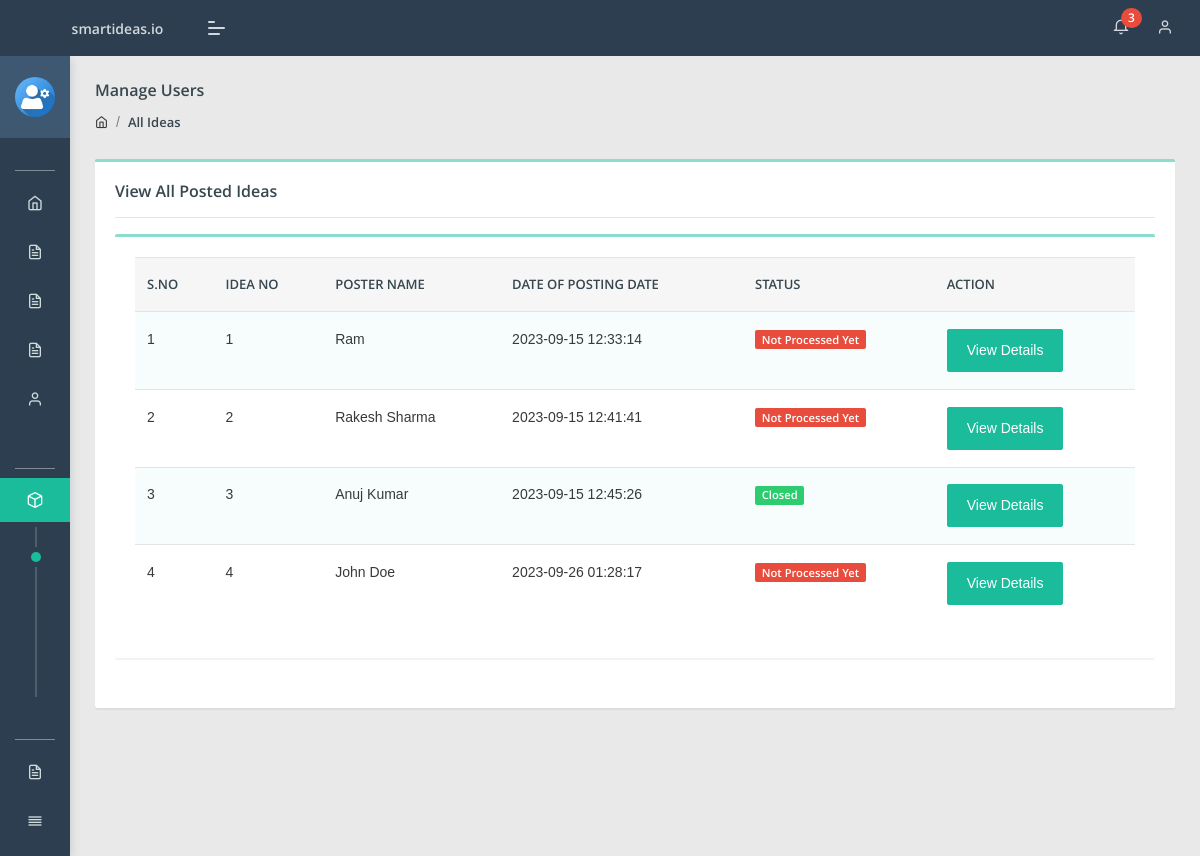
Page /admin/all-complaint.php (signed in) on the earlier database version.
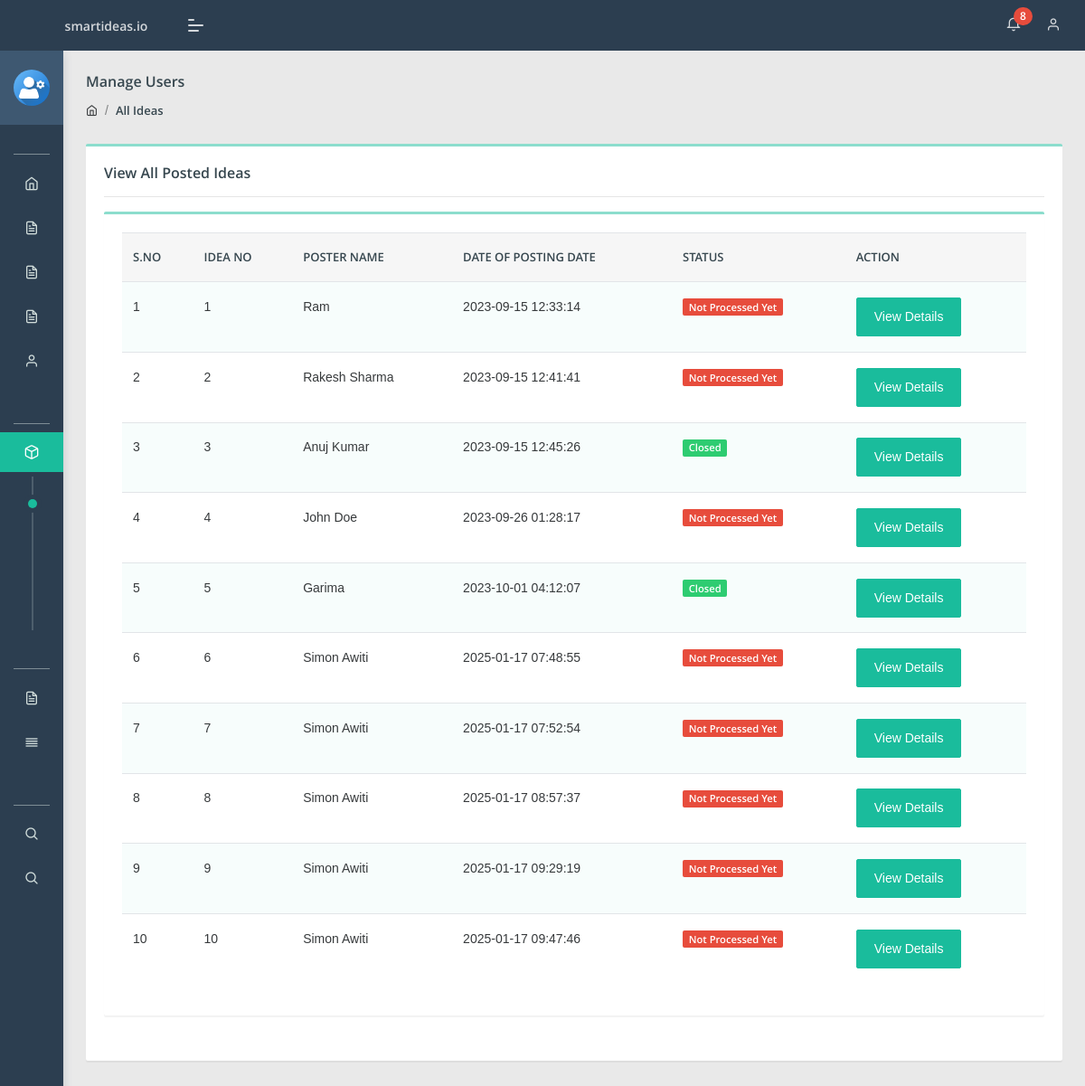
Same page on the later database version.
### tables this page shows
CREATE TABLE `tblcomplaints` (
  `complaintNumber` int NOT NULL AUTO_INCREMENT,
  `userId` int DEFAULT NULL,
  `category` int DEFAULT NULL,
  `complaintType` varchar(255) DEFAULT NULL,
  `state` varchar(255) DEFAULT NULL,
  `noc` varchar(255) DEFAULT NULL,
  `complaintDetails` mediumtext,
  `complaintFile` varchar(255) DEFAULT NULL,
  `regDate` timestamp NULL DEFAULT CURRENT_TIMESTAMP,
  `status` varchar(50) DEFAULT NULL,
  `lastUpdationDate` timestamp NULL DEFAULT NULL ON UPDATE CURRENT_TIMESTAMP,
  `contact` varchar(50) DEFAULT NULL,
  PRIMARY KEY (`complaintNumber`)
);

CREATE TABLE `users` (
  `id` int NOT NULL AUTO_INCREMENT,
  `fullName` varchar(255) DEFAULT NULL,
  `userEmail` varchar(255) DEFAULT NULL,
  `password` varchar(255) DEFAULT NULL,
  `contactNo` bigint DEFAULT NULL,
  `address` tinytext,
  `State` varchar(255) DEFAULT NULL,
  `country` varchar(255) DEFAULT NULL,
  `pincode` int DEFAULT NULL,
  `userImage` varchar(255) DEFAULT NULL,
  `regDate` timestamp NOT NULL DEFAULT CURRENT_TIMESTAMP,
  `updationDate` timestamp NULL DEFAULT NULL,
  `status` int DEFAULT NULL,
  PRIMARY KEY (`id`)
);

### admin/all-complaint.php (the view, shortened to what this page needs)
<?php
include('include/config.php');
if(strlen($_SESSION['aid'])==0)
    {
header('location:index.php');
}
else{
?>
<!DOCTYPE html>
<html lang="en">
<head>
    <link rel="stylesheet" href="assets/css/style.css">
</head>
<body class="">
	<?php include('include/sidebar.php');?>
	<?php include('include/header.php');?>
<section class="pcoded-main-container">
    <div class="pcoded-content">
        <div class="page-header">
            <div class="page-block">
                <div class="row align-items-center">
                    <div class="col-md-12">
                        <div class="page-header-title">
                            <h5 class="m-b-10">Manage Users</h5>
                        </div>
                        <ul class="breadcrumb">
                            <li class="breadcrumb-item"><a href="dashboard.php"><i class="feather icon-home"></i></a></li>
                            <li class="breadcrumb-item"><a href="all-complaint.php">All Ideas</a></li>
                        </ul>
                    </div>
                </div>
            </div>
        </div>
        <div class="row">
            <div class="col-sm-12">
                <div class="card">
                    <div class="card-body">
                        <h5>View All Posted Ideas</h5>
                        <hr>
                      <div class="row">
                            <div class="col-xl-12">
                <div class="card">
                    <div class="card-body table-border-style">
                        <div class="table-responsive">
                            <table class="table table-striped">
                                <thead>
                                        <tr><th>S.No</th>
											<th>Idea No</th>
											<th>Poster Name</th>
											<th>Date of posting Date</th>
											<th>Status</th>
											<th>Action</th>
										</tr>
                                </thead>
                                <tbody>
                                    <?php
$query=mysqli_query($con,"select tblcomplaints.*,users.fullName as name from tblcomplaints join users on users.id=tblcomplaints.userId");
$cnt=1;
while($row=mysqli_fetch_array($query))
{
?>
                                        <tr>
                                            <td><?php echo htmlentities($cnt);?></td>
                                            <td><?php echo htmlentities($row['complaintNumber']);?></td>
                                            <td><?php echo htmlentities($row['name']);?></td>
                                            <td> <?php echo htmlentities($row['regDate']);?></td>
                                           <td>
                                                <?php $status=$row['status'];
                                                if($status==''): ?>
                                                <span class="badge badge-danger">Not Processed Yet</span>
                                            <?php elseif($status=='in process'):?>
                                             <span class="badge badge-warning">In Process</span>
                                         <?php elseif($status=='closed'):?>
                                             <span class="badge badge-success">Closed</span>
                                         <?php endif;?>
</td>
<td>   <a href="complaint-details.php?cid=<?php echo htmlentities($row['complaintNumber']);?>" class="btn btn-primary"> View Details</a>
											</td>
                                        </tr>
                                        <?php $cnt=$cnt+1; } ?>
                                </tbody>
                            </table>
                        </div>
                    </div>
                </div>
            </div>
                        </div>
                    </div>
                </div>
            </div>
        </div>
    </div>
</section>
</body>
</html>
<?php } ?>

### admin/include/sidebar.php (shortened to what this page needs)
<nav class="pcoded-navbar  ">
	<div class="navbar-wrapper  ">
		<div class="navbar-content scroll-div " >
			<div class="">
				<div class="main-menu-header">
					<img class="img-radius" src="assets/images/user/user-gear.png" alt="User-Profile-Image">
					<div class="user-details">
					</div>
				</div>
			</div>
			<ul class="nav pcoded-inner-navbar ">
				<li class="nav-item pcoded-menu-caption">
				</li>
				<li class="nav-item">
				    <a href="dashboard.php" class="nav-link "><span class="pcoded-micon"><i class="feather icon-home"></i></span><span class="pcoded-mtext">Dashboard</span></a>
				</li>
				<li class="nav-item">
				    <a href="category.php" class="nav-link "><span class="pcoded-micon"><i class="feather icon-file-text"></i></span><span class="pcoded-mtext">Add Category</span></a>
				</li>
				<li class="nav-item">
				    <a href="subcategory.php" class="nav-link "><span class="pcoded-micon"><i class="feather icon-file-text"></i></span><span class="pcoded-mtext">Add Subcategory</span></a>
				</li>
				<li class="nav-item">
				    <a href="state.php" class="nav-link "><span class="pcoded-micon"><i class="feather icon-file-text"></i></span><span class="pcoded-mtext">Add State</span></a>
				</li>
				<li class="nav-item">
				    <a href="manage-users.php" class="nav-link "><span class="pcoded-micon"><i class="feather icon-user"></i></span><span class="pcoded-mtext">Manage Users</span></a>
				</li>
				<li class="nav-item pcoded-menu-caption">
				</li>
				<li class="nav-item pcoded-hasmenu">
					<a href="#!" class="nav-link "><span class="pcoded-micon"><i class="feather icon-box"></i></span><span class="pcoded-mtext">Manage Ideas</span></a>
					<ul class="pcoded-submenu">
						<li>
<a href="all-complaint.php">All Ideas</a></li>
						<li>
<a href="notprocess-complaint.php">Not Process Yet</a></li>
						<li>
							<a href="inprocess-complaint.php">In Process</a></li>
						<li><a href="closed-complaint.php">Closed Ideas</a></li>
					</ul>
				</li>
				<li class="nav-item pcoded-menu-caption">
				</li>
				<li class="nav-item">
				    <a href="between-date-userreport.php" class="nav-link "><span class="pcoded-micon"><i class="feather icon-file-text"></i></span><span class="pcoded-mtext">User Reports</span></a>
				</li>
				<li class="nav-item">
				    <a href="between-date-complaintreport.php" class="nav-link "><span class="pcoded-micon"><i class="feather icon-align-justify"></i></span><span class="pcoded-mtext">Ideas Report</span></a>
				</li>
				<li class="nav-item pcoded-menu-caption">
				</li>
				<li class="nav-item">
				    <a href="user-search.php" class="nav-link "><span class="pcoded-micon"><i class="feather icon-search"></i></span><span class="pcoded-mtext">User Search</span></a>
				</li>
				<li class="nav-item">
				    <a href="complaint-search.php" class="nav-link "><span class="pcoded-micon"><i class="feather icon-search"></i></span><span class="pcoded-mtext">Search Idea</span></a>
				</li>
			</ul>
		</div>
	</div>
</nav>

### admin/include/header.php (shortened to what this page needs)
<header class="navbar pcoded-header navbar-expand-lg navbar-light header-dark">
				<div class="m-header">
					<a class="mobile-menu" id="mobile-collapse" href="#!"><span></span></a>
					<a href="dashboard.php" class="b-brand">
						<strong>smartideas.io</strong>
					</a>
				</div>
				<div class="collapse navbar-collapse">
					<ul class="navbar-nav ml-auto">
						<li>
							<div class="dropdown">
								<a class="dropdown-toggle" href="#" data-toggle="dropdown">
									<i class="icon feather icon-bell"></i>
									<?php
$rt = mysqli_query($con,"select tblcomplaints.*,users.fullName as name from tblcomplaints join users on users.id=tblcomplaints.userId where tblcomplaints.status is null");
$num1 = mysqli_num_rows($rt);
?>
									<span class="badge badge-pill badge-danger"><?php echo htmlentities($num1)?></span>
								</a>
							</div>
						</li>
						<li>
							<div class="dropdown drp-user">
								<a href="#" class="dropdown-toggle" data-toggle="dropdown">
									<i class="feather icon-user"></i>
								</a>
							</div>
						</li>
					</ul>
				</div>
	</header>

Differences in the rows shown:
added tblcomplaints: complaintNumber "5", userId.fullName "Garima", regDate "2023-10-01 04:12:07", status "Closed"
added tblcomplaints: complaintNumber "6", userId.fullName "Simon Awiti", regDate "2025-01-17 07:48:55", shows "Not Processed Yet"
added tblcomplaints: complaintNumber "7", userId.fullName "Simon Awiti", regDate "2025-01-17 07:52:54", shows "Not Processed Yet"
added tblcomplaints: complaintNumber "8", userId.fullName "Simon Awiti", regDate "2025-01-17 08:57:37", shows "Not Processed Yet"
added tblcomplaints: complaintNumber "9", userId.fullName "Simon Awiti", regDate "2025-01-17 09:29:19", shows "Not Processed Yet"
added tblcomplaints: complaintNumber "10", userId.fullName "Simon Awiti", regDate "2025-01-17 09:47:46", shows "Not Processed Yet"
Other differences:
$num1: "3" → "8"
